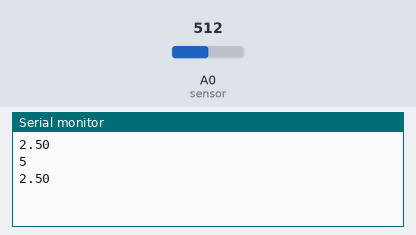
A sketch run on a simulated Arduino Uno, built with avr-gcc and run on an emulated ATmega328P. Shown: the last lines printed to the serial monitor. The test bench sets the inputs (shaded band); at power-on: A0 (sensor) = 512.

Above: at 1.8 s.
1.9 s: A0 (sensor) set to 716
At 2.4 s:
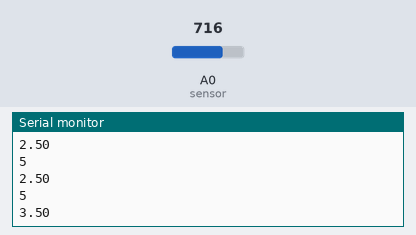
3.4 s: A0 (sensor) set to 900
At 4.8 s:
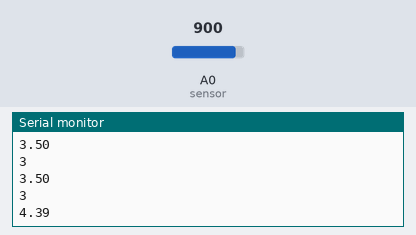
Timing chart, 0 to 6.4 s (numbered marks = the images above; inputs shaded):
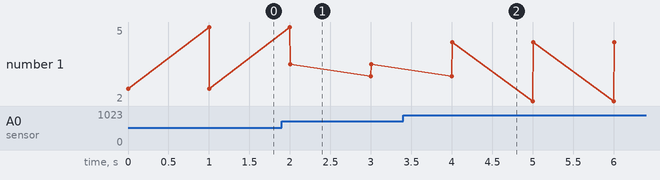

The sketch:

CodeDistanceSensor.ino
```cpp
#define sensor A0 // Sharp IR GP2Y0A41SK0F (4-30cm, analog)

void setup() {
  Serial.begin(9600); // start the serial port
}

void loop() {

  //
  //Serial.println(analogRead(sensor));
  float volts = analogRead(sensor)*0.0048828125;  // value from sensor * (5/1024)
  Serial.println( volts);
  int distance = 13*pow(volts, -1); // worked out from datasheet graph
  delay(1000); // slow down serial port

  if (distance <= 30){
    Serial.println(distance);   // print the distance
  }
}
```

Measured:
- after the input at 1.9 s, the serial monitor: prints a new line after 0.10 s (image 1)
- after the input at 3.4 s, the serial monitor: prints a new line after 0.61 s (image 2)
- plotted number 1: 2.5 → 3.5 after the input at 1.9 s, 3.5 → 4.39 after the input at 3.4 s
